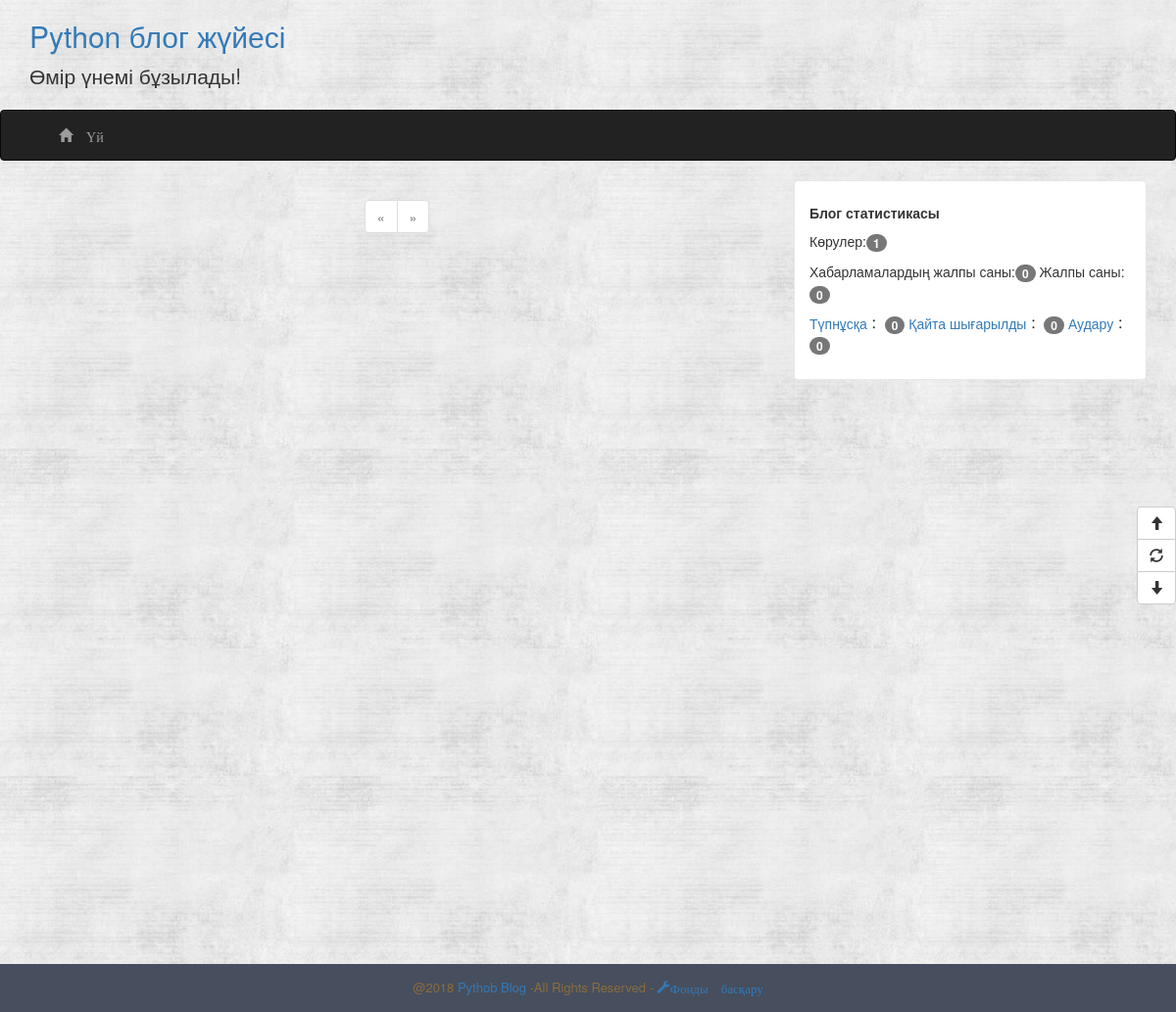
Before: / with the older database file.
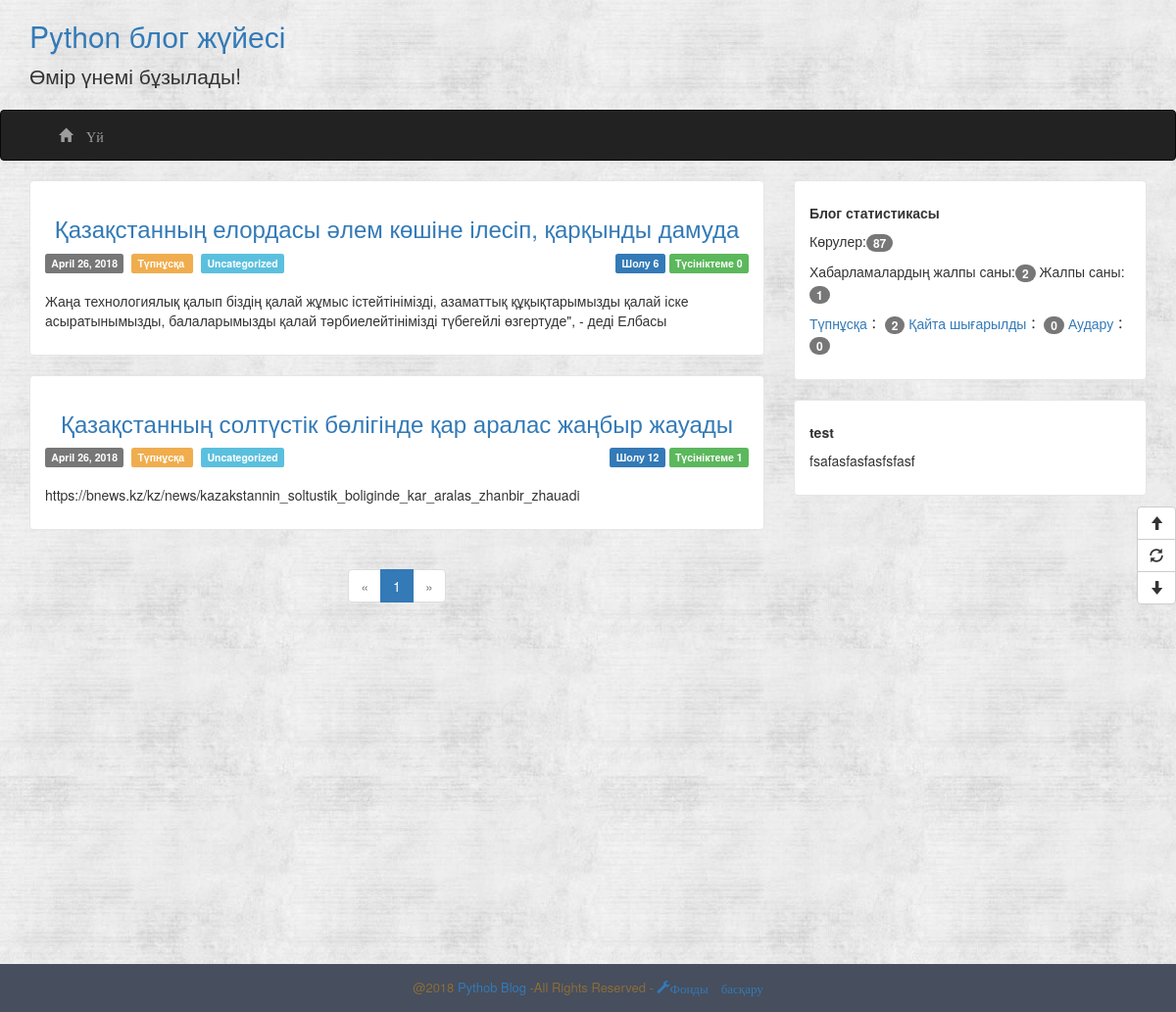
After: the same page with the newer database file.
### app/models.py (models this page shows, shortened)
class BlogInfo(db.Model):
    __tablename__ = 'blog_info'
    id = db.Column(db.Integer, primary_key=True)
    title = db.Column(db.String(64))
    signature = db.Column(db.Text)
    navbar = db.Column(db.String(64))

class Plugin(db.Model):
    __tablename__ = 'plugins'
    id = db.Column(db.Integer, primary_key=True)
    title = db.Column(db.String(64), unique=True)
    note = db.Column(db.Text, default='')
    content = db.Column(db.Text, default='')
    order = db.Column(db.Integer, default=0)
    disabled = db.Column(db.Boolean, default=False)

class BlogView(db.Model):
    __tablename__ = 'blog_view'
    id = db.Column(db.Integer, primary_key=True)
    num_of_view = db.Column(db.BigInteger, default=0)
    @staticmethod
    def add_view(db):
        view = BlogView.query.first()
        view.num_of_view += 1
        db.session.add(view)
        db.session.commit()

class Source(db.Model):
    __tablename__ = 'sources'
    id = db.Column(db.Integer, primary_key=True)
    name = db.Column(db.String(64), unique=True)
    articles = db.relationship('Article', backref='source', lazy='dynamic')

class Article(db.Model):
    __tablename__ = 'articles'
    id = db.Column(db.Integer, primary_key=True)
    title = db.Column(db.String(64), unique=True)
    content = db.Column(db.Text)
    summary = db.Column(db.Text)
    create_time = db.Column(db.DateTime, index=True, default=datetime.utcnow)
    update_time = db.Column(db.DateTime, index=True, default=datetime.utcnow)
    num_of_view = db.Column(db.Integer, default=0)
    articleType_id = db.Column(db.Integer, db.ForeignKey('articleTypes.id'))
    source_id = db.Column(db.Integer, db.ForeignKey('sources.id'))
    comments = db.relationship('Comment', backref='article', lazy='dynamic')

class ArticleType(db.Model):
    __tablename__ = 'articleTypes'
    id = db.Column(db.Integer, primary_key=True)
    name = db.Column(db.String(64), unique=True)
    introduction = db.Column(db.Text, default=None)
    articles = db.relationship('Article', backref='articleType', lazy='dynamic')
    menu_id = db.Column(db.Integer, db.ForeignKey('menus.id'), default=None)
    setting_id = db.Column(db.Integer, db.ForeignKey('articleTypeSettings.id'))
    @property
    def is_hide(self):
        if self.setting:
            return self.setting.hide
        else:
            return False

### app/main/views.py (the view)
@main.route('/')
def index():
    BlogView.add_view(db)
    page = request.args.get('page', 1, type=int)
    pagination = Article.query.order_by(Article.create_time.desc()).paginate(
            page, per_page=current_app.config['ARTICLES_PER_PAGE'],
            error_out=False)
    articles = pagination.items
    return render_template('index.html', articles=articles,
                           pagination=pagination, endpoint='.index')

### app/templates/index.html
{% extends 'base.html' %}
{% import "_macros.html" as macros %}
{% block content %}
    {% include "_article_entry.html" %}
    <div class="pagination">
    {% if endpoint == '.index' %}
        {{ macros.pagination_widget(pagination, endpoint) }}
    {% else %}
        {{ macros.pagination_widget(pagination, endpoint, id=id) }}
    {% endif %}
    </div>
{% endblock %}

### app/templates/base.html (shortened to what this page needs)
<!DOCTYPE html>
<html lang="en">
<head>
    {% block stylesheet %}
        <link href="{{ url_for('static', filename='css/bootstrap.css') }}" rel="stylesheet">
        <link href="{{ url_for('static', filename='css/common.css') }}" rel="stylesheet">
    {% endblock %}
</head>
<body>
<header>
    <div class='header-top'>
        <div class="container">
            <h2  class="blog-title"><a href="{{ url_for('main.index') }}">{{ BlogInfo.query.first().title }}</a></h2>
            <p class="lead signature">
                {{ BlogInfo.query.first().signature }}
            </p>
        </div>
    </div>
    <nav class="navbar navbar-{{ BlogInfo.query.first().navbar }}" role="navigation">
        <div class="container">
            <div class="collapse navbar-collapse">
                <ul class="nav navbar-nav">
                    <li class=""><a href="/"><span class="glyphicon glyphicon-home"> Үй</span></a></li>
                </ul>
            </div>
        </div>
    </nav>
</header>
{% block Content %}
    <div class="content">
        <div class="container">
            <div class="row">
                <div class="col-md-8 article">
                    {% block content %}
                    {% endblock %}
                </div>
                <div class="col-md-4 blog_nav">
                    {% block blog_nav_plugin %}
                        {% for plugin in Plugin.query.order_by(Plugin.order.asc()).all() %}
                            {% if plugin.disabled != True %}
                                {% if plugin.content != 'system_plugin' %}
                                    <div id="{{ plugin.title }}" class="entry-box">
                                        <h5><strong>{{ plugin.title }}</strong></h5>
                                        {{ plugin.content | safe }}
                                    </div>
                                {% else %}
                                    <div class="entry-box">
                                        <h5><strong>Блог статистикасы</strong></h5>
                                        <p>Көрулер:<span class="badge">{{ BlogView.query.first().num_of_view }}</span></p>
                                        <p>
                                            Хабарламалардың жалпы саны:<span class="badge">{{ Article.query.count() }}</span>
                                            Жалпы саны:<span class="badge">{{ Comment.query.count() }}</span>
                                        </p>
                                        <p>
                                            {% for source in Source.query.all() %}
                                                <a href="{{ url_for('main.article_sources', id=source.id) }}">{{ source.name }}</a>：
                                                <span class="badge">{{ source.articles.count() }}</span>
                                            {% endfor %}
                                        </p>
                                    </div>
                                {% endif %}
                            {% endif %}
                        {% endfor %}
                    {% endblock %}
                </div>
            </div>
        </div>
    </div>
{% endblock %}
<div class="footer">
    <p class="footer-content">
        @2018
        <a href="#">Pythob Blog</a>
        -All Rights Reserved
        {% if not current_user.is_authenticated %}
            -<a href="{{ url_for('auth.login') }}">
            <span class="glyphicon glyphicon-wrench">Фонды басқару</span>
        </a>
        {% endif %}
    </p>
</div>
<div class="btn-group-vertical floatButton">
    <button id="goTop" class="btn btn-default" title="Жоғарыға өтіңіз" type="button">
        <span class="glyphicon glyphicon-arrow-up"></span>
    </button>
    <button id="refresh" class="btn btn-default" title="Жаңарту" type="button">
        <span class="glyphicon glyphicon-refresh"></span>
    </button>
    <button id="goBottom" class="btn btn-default" title="Төменге қарай өтіңіз" type="button">
        <span class="glyphicon glyphicon-arrow-down"></span>
    </button>
</div>
</body>
</html>

### app/templates/_macros.html
{% macro pagination_widget(pagination, endpoint, fragment='') %}
    <ul class="pagination">
        <li{% if not pagination.has_prev %} class="disabled"{% endif %}>
            <a href="{% if pagination.has_prev %}{{ url_for(endpoint,
                page = pagination.page - 1, **kwargs) }}{{ fragment }}{% else %}#{% endif %}">
                &laquo;
            </a>
        </li>
        {% for p in pagination.iter_pages() %}
            {% if p %}
                {% if p == pagination.page %}
                <li class="active">
                    <a href="{{ url_for(endpoint, page = p, **kwargs) }}{{ fragment }}">{{ p }}</a>
                </li>
                {% else %}
                <li>
                    <a href="{{ url_for(endpoint, page = p, **kwargs) }}{{ fragment }}">{{ p }}</a>
                </li>
                {% endif %}
            {% else %}
            <li class="disabled"><a href="#">&hellip;</a></li>
            {% endif %}
        {% endfor %}
        <li{% if not pagination.has_next %} class="disabled"{% endif %}>
            <a href="{% if pagination.has_next %}{{ url_for(endpoint,
                page = pagination.page + 1, **kwargs) }}{{ fragment }}{% else %}#{% endif %}">
                &raquo;
            </a>
        </li>
    </ul>
{% endmacro %}

### app/templates/_article_entry.html
{% for article in articles %}
    <div id='article-entry' class="entry-box">
    {% include '_article_info.html' %}
    </div>
{% endfor %}

### app/templates/_article_info.html
<div class="article-entry-header">
    <h3 class="article-entry-title">
        <a href="{{ url_for('.articleDetails', id=article.id) }}">{{ article.title }}</a>
    </h3>
</div>
<div class="article-entry-info">
    <div class="base-info">
        <span class="label label-default">{{ moment(article.create_time.date()).format('LL') }}</span>&nbsp;
        <span class="label label-warning">
            <a href="{{ url_for('main.article_sources', id=article.source.id) }}" target="_blank" style="color: white">
                {{ article.source.name }}
            </a>
        </span>&nbsp;
        <span class="label label-info">
            <a href="{{ url_for('main.articleTypes', id=article.articleType.id) }}" target="_blank" style="color: white">
                {{ article.articleType.name }}
            </a>
        </span>
    </div>
    <div class="main-info">
        <span class="label label-primary">Шолу {{ article.num_of_view }}</span>
        <span class="label label-success">Түсініктеме {{ article.comments.count() }}</span>
    </div>
</div>
<div class="article-entry-sum">
    <p>{{ article.summary }}</p>
</div>

### app/static/css/common.css (style rules this page uses)
body { background: url('../images/background.jpg'); }
.blog-title a:link { text-decoration: none; }
.signature { padding-left: 0px; }
.content { min-height: 800px; }
.article-entry-sum { margin-top: 5px; }
.entry-box { background: #fff; padding: 15px; margin-bottom: 20px; border: 1px solid #e6e6e6; border-radius: 4px; }
.article-entry-header { margin: 0; padding: 0; border: 0; font: inherit; vertical-align: baseline; }
.article-entry-title { text-align: center; margin-bottom: 10px; }
.article-entry-title a { text-decoration: none; }
.article-entry-info { height: 35px; }
.article-entry-info .base-info { float: left; }
.article-entry-info .main-info { float: right; }
.footer { background: #474E5D; padding: 15px 0 5px; font-size: 13px; }
.footer-content { text-align: center; color: #8a6d3b; }
div.pagination { width: 100%; text-align: center; padding: 0px; margin: 0px; }
.footer-content a { text-decoration: none; }
.floatButton { position: fixed; top: 50%; right: 0; z-index: 9999999; }

Changed rows visible on the page:
added Article: title "Қазақстанның елордасы әлем көшіне ілесіп, қарқынды дамуда", create_time "April 26, 2018", source.name "Түпнұсқа", articleType.name "Uncategorized", num_of_view "6", comments.count "0", summary "Жаңа технологиялық қалып біздің қалай жұмыс істейтінімізді, азаматтық құқықтарымызды қалай іске асыратынымызды, балаларымызды қалай тәрбиелейтінімізді түбегейлі өзгертуде\", - деді Елбасы"
added Article: title "Қазақстанның солтүстік бөлігінде қар аралас жаңбыр жауады", create_time "April 26, 2018", source.name "Түпнұсқа", articleType.name "Uncategorized", num_of_view "12", comments.count "1", summary "https://bnews.kz/kz/news/kazakstannin_soltustik_boliginde_kar_aralas_zhanbir_zhauadi"
computed for Plugin (number 1 of 2 on the later page): query.count "0" → "2"; query.count "0" → "1"
changed BlogView: query.first "1" → "87"
computed for Source "Түпнұсқа": articles.count "0" → "2"
added Plugin: title "test", content "fsafasfasfasfsfasf"
Other visible differences:
new list line: "1"
